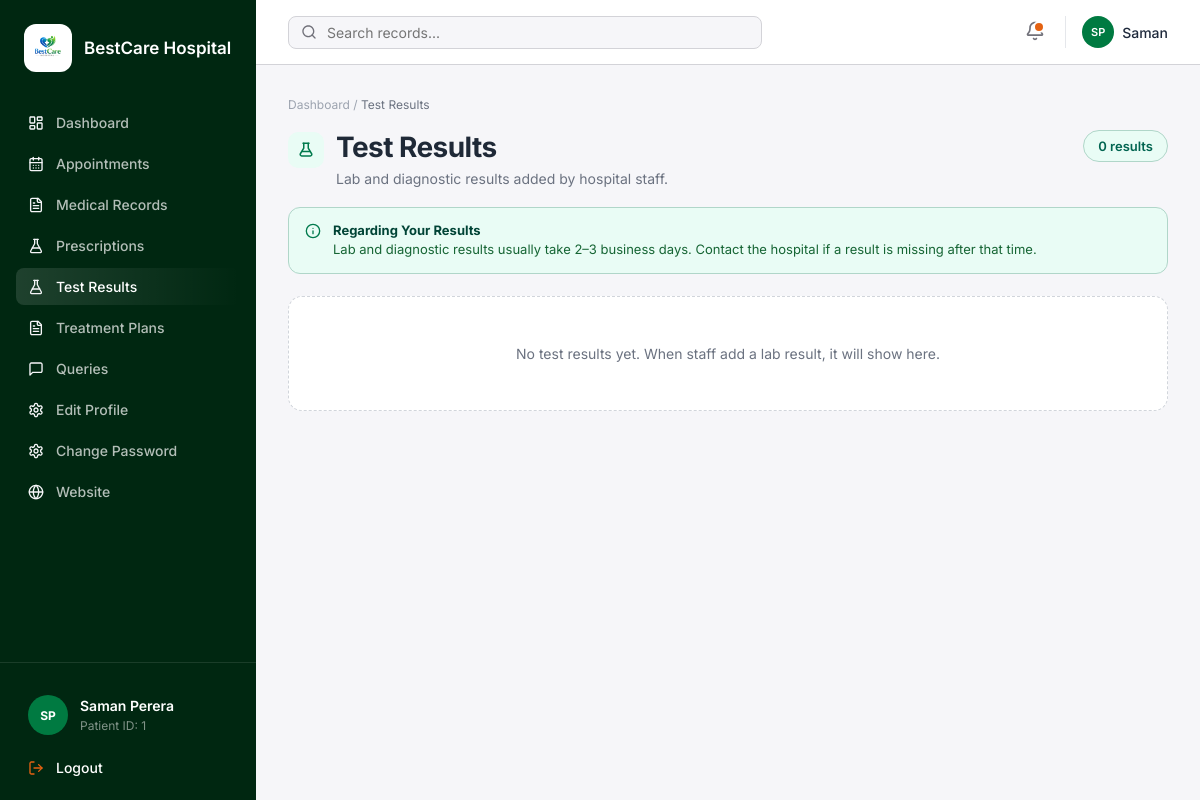
The app's page /patient/test-results.php (signed in) with its own data.
### tables this page shows
CREATE TABLE patients (
    id INT AUTO_INCREMENT PRIMARY KEY,
    user_id INT NOT NULL,
    full_name VARCHAR(100) NOT NULL,
    dob DATE NOT NULL,
    gender ENUM('Male', 'Female', 'Other') NOT NULL,
    contact VARCHAR(20) NOT NULL,
    address VARCHAR(255) NOT NULL,
    FOREIGN KEY (user_id) REFERENCES users(id) ON DELETE CASCADE
);

### patient/test-results.php (the view, shortened to what this page needs)
<?php
include("../includes/db.php");
$dash = "/bestcare-hospital/assets/patient-dash";
$user_id = $_SESSION['user_id'];
$p_sql = "SELECT * FROM patients WHERE user_id=$user_id";
$p_result = mysqli_query($conn, $p_sql);
$patient = mysqli_fetch_array($p_result);
$patient_id = $patient['id'];
$full_name = $patient['full_name'];
$parts = explode(' ', $full_name);
$initials = strtoupper(substr($parts[0], 0, 1));
if (isset($parts[1])) {
    $initials .= strtoupper(substr($parts[1], 0, 1));
}
$first_name = $parts[0];
$rows = array();
$count = count($rows);
?>
<!DOCTYPE html>
<html lang="en">
<head>
    <link rel="stylesheet" href="/bestcare-hospital/assets/css/patient-dashboard.css?v=16">
    <link rel="stylesheet" href="/bestcare-hospital/assets/css/patient-records.css?v=2">
</head>
<body class="pd-body">
<aside class="pd-sidebar">
    <div class="pd-side-brand">
        <div class="pd-side-logo">
            <img src="/bestcare-hospital/assets/images/bestcarelogo.png" alt="Logo">
        </div>
        <span>BestCare Hospital</span>
    </div>
    <nav class="pd-nav" id="pdNav">
        <a href="dashboard.php">
            <img src="<?php echo $dash; ?>/IMG_2.svg" alt=""> Dashboard
        </a>
        <a href="my-appointments.php">
            <img src="<?php echo $dash; ?>/IMG_3.svg" alt=""> Appointments
        </a>
        <a href="medical-records.php">
            <img src="<?php echo $dash; ?>/IMG_4.svg" alt=""> Medical Records
        </a>
        <a href="prescriptions.php">
            <img src="<?php echo $dash; ?>/IMG_5.svg" alt=""> Prescriptions
        </a>
        <a class="active" href="test-results.php">
            <img src="<?php echo $dash; ?>/IMG_5.svg" alt=""> Test Results
        </a>
        <a href="treatment-plans.php">
            <img src="<?php echo $dash; ?>/IMG_4.svg" alt=""> Treatment Plans
        </a>
        <a href="my-queries.php">
            <img src="<?php echo $dash; ?>/IMG_6.svg" alt=""> Queries
        </a>
        <a href="edit-profile.php">
            <img src="<?php echo $dash; ?>/IMG_8.svg" alt=""> Edit Profile
        </a>
        <a href="change-password.php">
            <img src="<?php echo $dash; ?>/IMG_8.svg" alt=""> Change Password
        </a>
        <a href="../index.php">
            <img src="<?php echo $dash; ?>/IMG_7.svg" alt=""> Website
        </a>
    </nav>
    <div class="pd-side-footer" id="pdSideFooter">
        <div class="pd-profile">
            <div class="pd-avatar"><?php echo htmlspecialchars($initials); ?></div>
            <div>
                <p><?php echo htmlspecialchars($full_name); ?></p>
                <small>Patient ID: <?php echo (int)$patient_id; ?></small>
            </div>
        </div>
        <a class="pd-logout" href="../auth/logout.php?role=patient">
            <img src="<?php echo $dash; ?>/IMG_9.svg" alt=""> Logout
        </a>
    </div>
</aside>
<div class="pd-main">
    <header class="pd-topbar">
        <form class="pd-search" method="get" action="">
            <img src="<?php echo $dash; ?>/IMG_11.svg" alt="">
            <input type="text" id="prSearch" placeholder="Search records..." autocomplete="off">
        </form>
        <div class="pd-top-actions">
            <button class="pd-icon-btn" type="button" title="Notifications">
                <span class="pd-dot"></span>
            </button>
            <div class="pd-user-chip">
                <div class="mini"><?php echo htmlspecialchars($initials); ?></div>
                <span><?php echo htmlspecialchars($first_name); ?></span>
            </div>
        </div>
    </header>
    <main class="pd-content pr-page">
        <div class="pr-breadcrumb">
            <a href="dashboard.php">Dashboard</a> / <span>Test Results</span>
        </div>
        <div class="pr-head">
            <div class="pr-head-left">
                <div class="pr-title-icon">
                    <svg viewBox="0 0 24 24" fill="none" stroke="currentColor" stroke-width="2" stroke-linecap="round" stroke-linejoin="round"><path d="M9 3v6.5L4.5 17A2 2 0 0 0 6.2 20h11.6a2 2 0 0 0 1.7-3L15 9.5V3"></path><line x1="8" y1="3" x2="16" y2="3"></line><line x1="7" y1="14" x2="17" y2="14"></line></svg>
                </div>
                <div>
                    <h1>Test Results</h1>
                    <p>Lab and diagnostic results added by hospital staff.</p>
                </div>
            </div>
            <div class="pr-head-right">
                <span class="pr-stat"><?php echo $count; ?> result<?php echo $count == 1 ? '' : 's'; ?></span>
            </div>
        </div>
        <div class="pr-alert">
            <span class="ico">
                <svg viewBox="0 0 24 24" fill="none" stroke="currentColor" stroke-width="2" stroke-linecap="round" stroke-linejoin="round"><circle cx="12" cy="12" r="10"></circle><line x1="12" y1="16" x2="12" y2="12"></line><line x1="12" y1="8" x2="12.01" y2="8"></line></svg>
            </span>
            <div>
                <strong>Regarding Your Results</strong>
                <p>Lab and diagnostic results usually take 2–3 business days. Contact the hospital if a result is missing after that time.</p>
            </div>
        </div>
        <?php if ($count > 0) { ?>
            <div class="pr-list" id="prList">
                <?php for ($i = 0; $i < $count; $i++) {
                    $row = $rows[$i];
                    $result_text = $row['result_text'];
                    $is_ok = (stripos($result_text, 'normal') !== false || stripos($result_text, 'no significant') !== false);
                    $search_blob = strtolower($row['test_name'] . ' ' . $result_text);
                    ?>
                    <article class="pr-card" data-search="<?php echo htmlspecialchars($search_blob); ?>">
                        <div class="pr-date">
                            <span class="day"><?php echo date('D', strtotime($row['result_date'])); ?></span>
                            <span class="full"><?php echo date('M d, Y', strtotime($row['result_date'])); ?></span>
                        </div>
                        <div class="pr-body">
                            <span class="pr-badge">Lab / Diagnostic</span>
                            <h3><?php echo htmlspecialchars($row['test_name']); ?></h3>
                            <span class="pr-label">Result</span>
                            <p class="result-text<?php echo $is_ok ? ' ok' : ''; ?>"><?php echo htmlspecialchars($result_text); ?></p>
                        </div>
                        <div class="pr-chevron">
                            <svg viewBox="0 0 24 24" fill="none" stroke="currentColor" stroke-width="2" stroke-linecap="round" stroke-linejoin="round"><polyline points="9 18 15 12 9 6"></polyline></svg>
                        </div>
                    </article>
                <?php } ?>
            </div>
            <div class="pr-footer-actions">
                <a href="book-appointment.php">Request Follow-up</a>
                <a href="my-queries.php">Ask a Question</a>
            </div>
            <p class="pr-secure-note">BestCare Hospital Patient Portal · Secure Medical Information</p>
        <?php } else { ?>
            <div class="pr-empty">
                No test results yet. When staff add a lab result, it will show here.
            </div>
        <?php } ?>
    </main>
</div>
</body>
</html>

### assets/css/patient-dashboard.css (style rules this page uses)
.pd-body { margin: 0; min-height: 100vh; display: flex; flex-direction: column; font-family: "Inter", "Segoe UI", sans-serif; color: #1e293b; background: #F6F6F9; -webkit-font-smoothing: antialiased; }
@media (min-width: 1024px) { .pd-body { flex-direction: row; } }
.pd-body h1, .pd-body h2, .pd-body h3 { font-family: "Fraunces", Georgia, serif; font-weight: 600; letter-spacing: -0.02em; margin: 0; }
.pd-body a { text-decoration: none; color: inherit; }
.pd-sidebar { width: 100%; background: #002711; color: #fff; display: flex; flex-direction: column; position: relative; z-index: 50; }
@media (min-width: 1024px) { .pd-sidebar { width: 256px; min-width: 256px; height: 100vh; position: sticky; top: 0; } }
.pd-side-brand { padding: 24px; display: flex; align-items: center; gap: 12px; }
.pd-side-logo { width: 48px; height: 48px; background: #fff; border-radius: 12px; display: flex; align-items: center; justify-content: center; overflow: hidden; flex-shrink: 0; padding: 4px; box-sizing: border-box; }
.pd-side-logo img { width: 100%; height: 100%; object-fit: contain; display: block; }
.pd-side-brand span { font-size: 17px; font-weight: 600; }
.pd-nav { flex: 1; padding: 8px 16px; display: none; }
@media (min-width: 1024px) { .pd-nav { display: block; } }
.pd-nav a { display: flex; align-items: center; gap: 12px; padding: 10px 12px; border-radius: 8px; font-size: 14px; font-weight: 500; color: rgba(255,255,255,0.7); margin-bottom: 4px; }
.pd-nav a img { width: 16px; height: 16px; }
.pd-nav a.active { background: linear-gradient(90deg, rgba(255,255,255,0.12) 0%, rgba(255,255,255,0) 100%); color: #fff; }
.pd-side-footer { padding: 16px; border-top: 1px solid rgba(255,255,255,0.1); display: none; }
@media (min-width: 1024px) { .pd-side-footer { display: block; margin-top: auto; } }
.pd-profile { display: flex; align-items: center; gap: 12px; padding: 8px 12px; margin: 8px 0; }
.pd-avatar { width: 40px; height: 40px; border-radius: 50%; background: #007A41; display: flex; align-items: center; justify-content: center; font-size: 12px; font-weight: 700; }
.pd-profile p { margin: 0; font-size: 14px; font-weight: 600; }
.pd-profile small { color: rgba(255,255,255,0.5); font-size: 12px; }
.pd-logout { display: flex; align-items: center; gap: 12px; width: 100%; padding: 8px 12px; border: none; background: none; color: #E46212; font-size: 14px; font-weight: 500; cursor: pointer; font-family: inherit; border-radius: 8px; }
.pd-logout img { width: 16px; height: 16px; }
.pd-main { flex: 1; min-width: 0; display: flex; flex-direction: column; overflow: hidden; }
.pd-topbar { height: 64px; background: #fff; border-bottom: 1px solid #D3D3D8; display: flex; align-items: center; justify-content: space-between; padding: 0 16px; position: sticky; top: 0; z-index: 40; }
@media (min-width: 1024px) { .pd-topbar { padding: 0 32px; } }
.pd-search { flex: 1; max-width: 28rem; display: flex; align-items: center; gap: 8px; background: #F6F6F9; border: 1px solid #D3D3D8; border-radius: 8px; padding: 6px 12px; }
.pd-search img { width: 16px; height: 16px; }
.pd-search input { border: none; outline: none; background: transparent; width: 100%; font-size: 14px; font-family: inherit; }
.pd-top-actions { display: flex; align-items: center; gap: 12px; margin-left: 16px; }
.pd-icon-btn { border: none; background: none; padding: 8px; border-radius: 8px; cursor: pointer; position: relative; }
.pd-dot { position: absolute; top: 8px; right: 8px; width: 8px; height: 8px; background: #E46212; border-radius: 50%; border: 2px solid #fff; }
.pd-user-chip { display: flex; align-items: center; gap: 8px; padding-left: 16px; border-left: 1px solid #e5e7eb; }
.pd-user-chip .mini { width: 32px; height: 32px; background: #007A41; color: #fff; border-radius: 50%; display: flex; align-items: center; justify-content: center; font-size: 11px; font-weight: 600; }
.pd-user-chip span { font-size: 14px; font-weight: 500; display: none; }
@media (min-width: 640px) { .pd-user-chip span { display: inline; } }
.pd-content { flex: 1; overflow-y: auto; padding: 16px; }
@media (min-width: 1024px) { .pd-content { padding: 32px; } }

### records on screen
patients: full_name "SP", full_name "Saman Perera", id "1", full_name "Saman"

### other values on screen
$count "0"
